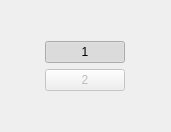
<?xml version="1.0" encoding="UTF-8"?>
<ui version="4.0">
 <class>buttons</class>
 <widget class="QWidget" name="buttons">
  <property name="geometry">
   <rect>
    <x>0</x>
    <y>0</y>
    <width>171</width>
    <height>132</height>
   </rect>
  </property>
  <property name="windowTitle">
   <string>Widget</string>
  </property>
  <layout class="QGridLayout" name="gridLayout">
   <item row="0" column="0">
    <layout class="QVBoxLayout" name="verticalLayout">
     <item>
      <widget class="QPushButton" name="pushButton1">
       <property name="sizePolicy">
        <sizepolicy hsizetype="Fixed" vsizetype="Fixed">
         <horstretch>0</horstretch>
         <verstretch>0</verstretch>
        </sizepolicy>
       </property>
       <property name="text">
        <string>1</string>
       </property>
       <property name="checkable">
        <bool>true</bool>
       </property>
       <property name="checked">
        <bool>true</bool>
       </property>
      </widget>
     </item>
     <item>
      <widget class="QPushButton" name="pushButton2">
       <property name="enabled">
        <bool>false</bool>
       </property>
       <property name="sizePolicy">
        <sizepolicy hsizetype="Fixed" vsizetype="Fixed">
         <horstretch>0</horstretch>
         <verstretch>0</verstretch>
        </sizepolicy>
       </property>
       <property name="layoutDirection">
        <enum>Qt::LeftToRight</enum>
       </property>
       <property name="text">
        <string>2</string>
       </property>
       <property name="checkable">
        <bool>true</bool>
       </property>
      </widget>
     </item>
    </layout>
   </item>
  </layout>
 </widget>
 <layoutdefault spacing="6" margin="11"/>
 <resources/>
 <connections/>
</ui>
